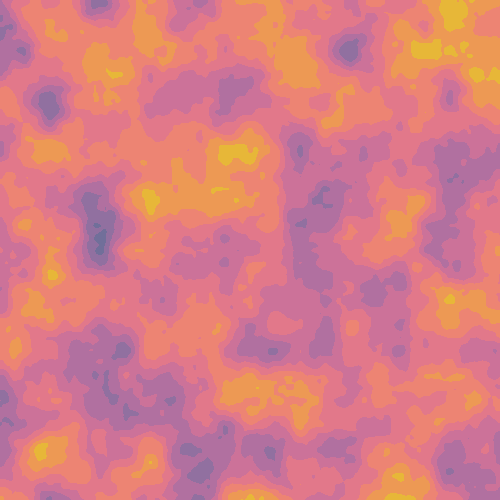
Frame 1 (no input)
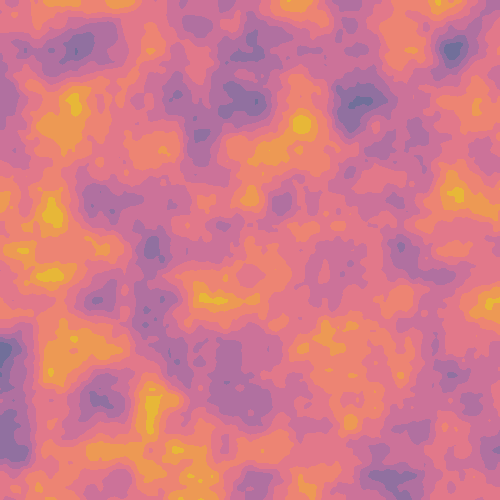
Frame 60 (the mouse pressed at the canvas centre just before this capture)
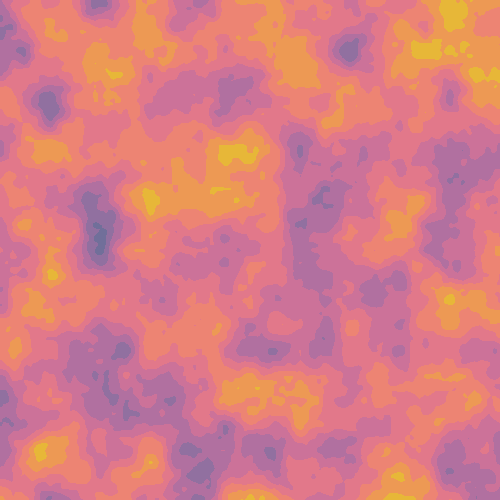
Frame 120 (the mouse held since frame 60 and released just before this capture)

The Processing sketch that drew these frames (run headless with seeded random() and noise(); from frame 60 on, the mouse is pressed at the canvas centre):

// Processing sketch: circle_walker
// ── circle_walker.pde
PVector[] walkers;
int n;
void setup() {

  size(500, 500);
  n = 20;
  walkers = new PVector[n];
  for (int i = 0; i < n; i++)
  {
    walkers[i] = new PVector(random(width), random(height));
  }
}

void draw()
{
  background(192);
  for (int x = 0; x < width; x++)
  {
    for (int y = 0; y < height; y++)
    {
      stroke(plasma(int(int(200 * noise(x*0.02, y*0.02, sin(frameCount/120.*PI)))/20), 0, 10));
      point(x, y);
    }
  }
}

color plasma(float x, float a, float b) {
  float red, green, blue;
  float ar = -1.11111;
  float br = 6.75;
  float cr = 43.3611;
  float dr = -1;

  float ag = 0.997475;
  float bg = -7.6461;
  float cg = 19.5556;
  float dg = 62.9848;

  float ab = -0.111111;
  float bb = -6.79761;
  float cb = 40.0754;
  float db = 91.8333;

  x = map(x, a, b, 8, 0);
  red   = ar*x*x*x+br*x*x+cr*x+dr;
  green = ag*x*x*x+bg*x*x+cg*x+dg;
  blue  = ab*x*x*x+bb*x*x+cb*x+db;
  return color(red, green, blue);
}

// ── Field.pde
class Field{

  public float scale;
  public float max_int;
  public float z = 0;
  final private float dx = 10.;
  final private float dy = 10.;
  
  public Field(float scale_, float max_int_){
    scale = scale_;
    max_int = max_int_;
  }
  
  public PVector field(float x, float y)
  {
    float theta = 2 * TWO_PI * noise(x,y,z);
    float r = max_int * noise(x,y,z);
    r = 0;
    return new PVector(r * cos(theta) + max_int * 0.1 * (x - width/2) ,
                        r * sin(theta) + max_int * 0.1 * (y - height/2)
    );
  }
  
  public void show()
  {
    stroke(11);
    fill(11);
    for(float x = 0; x < width; x += dx)
    {
      for(float y = 0; y < height; y += dy)
      {
        PVector f = field(x, y);
        line(x, y, x + f.x, y + f.y);
        ellipse(x + f.x, y + f.y, 3, 3);
      }
    }
  } 
}
